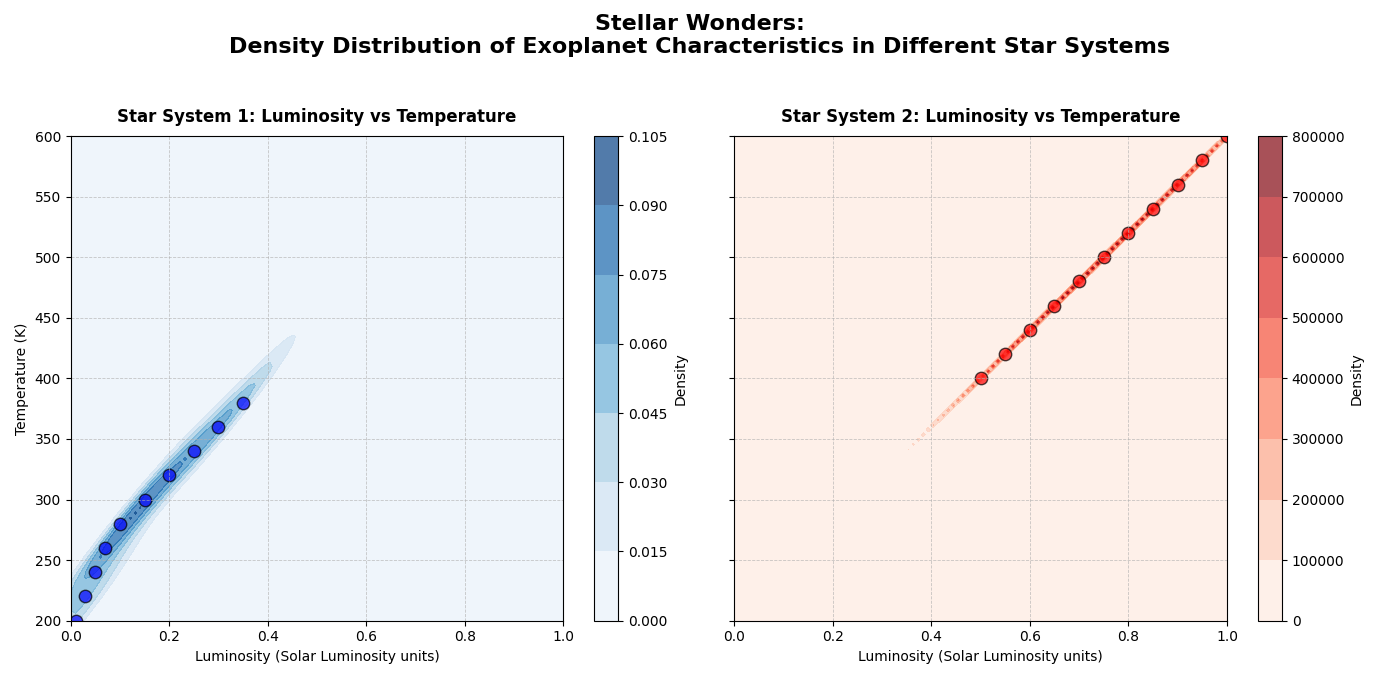

The Python source for this figure:
import numpy as np
import matplotlib.pyplot as plt
from scipy.stats import gaussian_kde

# Backstory: Exploring the Luminosity and Temperature Distribution of Exoplanets in Two Different Star Systems

# Data: Luminosity (Solar Luminosity units) and Temperature (Kelvin) of Exoplanets in Two Hypothetical Star Systems
luminosity_star_system1 = np.array([0.01, 0.03, 0.05, 0.07, 0.1, 0.15, 0.2, 0.25, 0.3, 0.35])
temperature_star_system1 = np.array([200, 220, 240, 260, 280, 300, 320, 340, 360, 380])

luminosity_star_system2 = np.array([0.5, 0.55, 0.6, 0.65, 0.7, 0.75, 0.8, 0.85, 0.9, 0.95, 1.0])
temperature_star_system2 = np.array([400, 420, 440, 460, 480, 500, 520, 540, 560, 580, 600])

# Create the density estimates for both star systems using Gaussian KDE
kde_star_system1 = gaussian_kde(np.vstack([luminosity_star_system1, temperature_star_system1]))
kde_star_system2 = gaussian_kde(np.vstack([luminosity_star_system2, temperature_star_system2]))

# Create a grid over which we evaluate the KDE
luminosity_grid = np.linspace(0, 1, 100)
temperature_grid = np.linspace(200, 600, 100)
L, T = np.meshgrid(luminosity_grid, temperature_grid)
positions = np.vstack([L.ravel(), T.ravel()])

density_star_system1 = np.reshape(kde_star_system1(positions).T, L.shape)
density_star_system2 = np.reshape(kde_star_system2(positions).T, L.shape)

# Create the plot with subplots for each star system
fig, ax = plt.subplots(1, 2, figsize=(14, 7), sharey=True)

# Plot for Star System 1
contour1 = ax[0].contourf(L, T, density_star_system1, cmap='Blues', alpha=0.7)
ax[0].scatter(luminosity_star_system1, temperature_star_system1, color='blue', edgecolor='black', s=80, alpha=0.7)
ax[0].set_title("Star System 1: Luminosity vs Temperature", fontsize=12, fontweight='bold', pad=10)
ax[0].set_xlabel("Luminosity (Solar Luminosity units)", fontsize=10)
ax[0].set_ylabel("Temperature (K)", fontsize=10)
ax[0].grid(True, linestyle='--', linewidth=0.6, alpha=0.7)
fig.colorbar(contour1, ax=ax[0], orientation='vertical', label='Density')

# Plot for Star System 2
contour2 = ax[1].contourf(L, T, density_star_system2, cmap='Reds', alpha=0.7)
ax[1].scatter(luminosity_star_system2, temperature_star_system2, color='red', edgecolor='black', s=80, alpha=0.7)
ax[1].set_title("Star System 2: Luminosity vs Temperature", fontsize=12, fontweight='bold', pad=10)
ax[1].set_xlabel("Luminosity (Solar Luminosity units)", fontsize=10)
ax[1].grid(True, linestyle='--', linewidth=0.6, alpha=0.7)
fig.colorbar(contour2, ax=ax[1], orientation='vertical', label='Density')

# Main title for the entire figure
fig.suptitle("Stellar Wonders:\nDensity Distribution of Exoplanet Characteristics in Different Star Systems", fontsize=16, fontweight='bold')

# Adjust layout to prevent overlap
plt.tight_layout(rect=[0, 0.03, 1, 0.95])

# Display the plot
plt.show()
